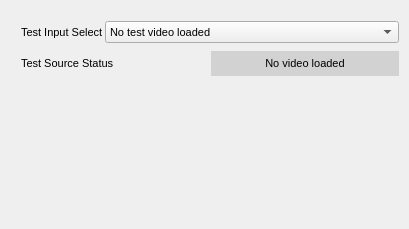
          <widget class="QWidget" name="tab_TestAssessment">
            <attribute name="title">
              <string>Test Assessment</string>
            </attribute>
            <widget class="QWidget" name="layoutWidget_test" native="true">
              <property name="geometry">
                <rect>
                  <x>20</x>
                  <y>20</y>
                  <width>380</width>
                  <height>200</height>
                </rect>
              </property>
              <layout class="QVBoxLayout" name="verticalLayout_test">
                <item>
                  <layout class="QHBoxLayout" name="horizontalLayout_test1">
                    <property name="spacing">
                      <number>2</number>
                    </property>
                    <property name="bottomMargin">
                      <number>1</number>
                    </property>
                    <property name="rightMargin">
                      <number>1</number>
                    </property>
                    <property name="topMargin">
                      <number>1</number>
                    </property>
                    <property name="leftMargin">
                      <number>1</number>
                    </property>
                    <item>
                      <widget class="QLabel" name="label_testSelect">
                        <property name="font">
                          <font>
                            <family>Arial</family>
                            <pointsize>8</pointsize>
                          </font>
                        </property>
                        <property name="text">
                          <string>Test Input Select</string>
                        </property>
                        <property name="geometry">
                          <rect>
                            <x>8</x>
                            <y>22</y>
                            <width>68</width>
                            <height>20</height>
                          </rect>
                        </property>
                      </widget>
                    </item>
                    <item>
                      <widget class="QComboBox" name="comboTestVideo">
                        <property name="sizePolicy">
                          <sizepolicy hsizetype="Expanding" vsizetype="Fixed">
                            <horstretch>0</horstretch>
                            <verstretch>0</verstretch>
                          </sizepolicy>
                        </property>
                        <property name="font">
                          <font>
                            <family>Arial</family>
                            <pointsize>8</pointsize>
                          </font>
                        </property>
                        <property name="geometry">
                          <rect>
                            <x>78</x>
                            <y>22</y>
                            <width>86</width>
                            <height>20</height>
                          </rect>
                        </property>
                        <item>
                          <property name="text">
                            <string>No test video loaded</string>
                          </property>
                        </item>
                      </widget>
                    </item>
                  </layout>
                </item>
                <item>
                  <layout class="QHBoxLayout" name="horizontalLayout_test2">
                    <property name="spacing">
                      <number>2</number>
                    </property>
                    <property name="bottomMargin">
                      <number>1</number>
                    </property>
                    <property name="rightMargin">
                      <number>1</number>
                    </property>
                    <property name="topMargin">
                      <number>1</number>
                    </property>
                    <property name="leftMargin">
                      <number>1</number>
                    </property>
                    <item>
                      <widget class="QLabel" name="label_testStatus">
                        <property name="font">
                          <font>
                            <family>Arial</family>
                            <pointsize>8</pointsize>
                          </font>
                        </property>
                        <property name="text">
                          <string>Test Source Status</string>
                        </property>
                        <property name="geometry">
                          <rect>
                            <x>8</x>
                            <y>50</y>
                            <width>68</width>
                            <height>20</height>
                          </rect>
                        </property>
                      </widget>
                    </item>
                    <item>
                      <widget class="QLabel" name="label_testFrame">
                        <property name="minimumSize">
                          <size>
                            <width>180</width>
                            <height>25</height>
                          </size>
                        </property>
                        <property name="font">
                          <font>
                            <family>Arial</family>
                            <pointsize>8</pointsize>
                          </font>
                        </property>
                        <property name="styleSheet">
                          <string notr="true">background-color: rgb(210,210,210);</string>
                        </property>
                        <property name="text">
                          <string>No video loaded</string>
                        </property>
                        <property name="alignment">
                          <set>Qt::AlignmentFlag::AlignCenter</set>
                        </property>
                        <property name="geometry">
                          <rect>
                            <x>78</x>
                            <y>50</y>
                            <width>86</width>
                            <height>20</height>
                          </rect>
                        </property>
                      </widget>
                    </item>
                  </layout>
                </item>
                <item>
                  <spacer name="verticalSpacer_test">
                    <property name="orientation">
                      <enum>Qt::Orientation::Vertical</enum>
                    </property>
                    <property name="sizeHint" stdset="0">
                      <size>
                        <width>20</width>
                        <height>40</height>
                      </size>
                    </property>
                  </spacer>
                </item>
              </layout>
            </widget>
          </widget>
